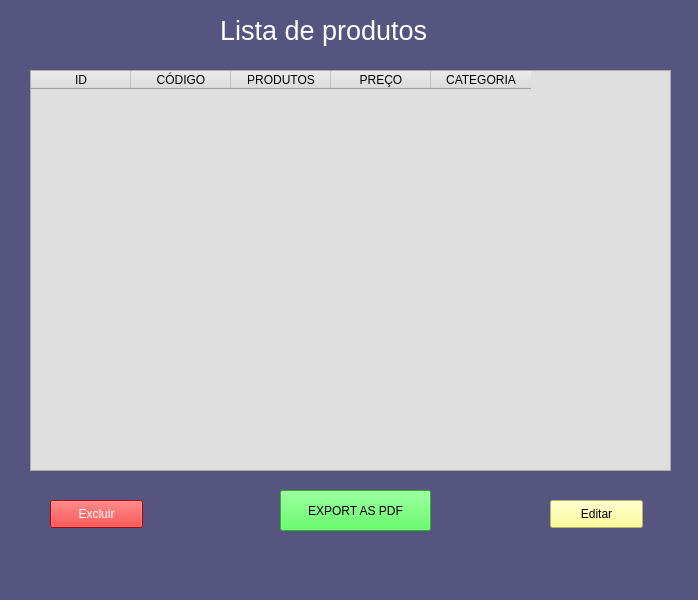
<?xml version="1.0" encoding="UTF-8"?>
<ui version="4.0">
 <class>MainWindow</class>
 <widget class="QMainWindow" name="MainWindow">
  <property name="geometry">
   <rect>
    <x>0</x>
    <y>0</y>
    <width>698</width>
    <height>600</height>
   </rect>
  </property>
  <property name="windowTitle">
   <string>MainWindow</string>
  </property>
  <property name="styleSheet">
   <string notr="true">background-color: rgb(85, 85, 127);
color: rgb(255, 255, 255);</string>
  </property>
  <widget class="QWidget" name="centralwidget">
   <widget class="QLabel" name="label">
    <property name="geometry">
     <rect>
      <x>220</x>
      <y>10</y>
      <width>261</width>
      <height>41</height>
     </rect>
    </property>
    <property name="font">
     <font>
      <pointsize>20</pointsize>
     </font>
    </property>
    <property name="text">
     <string>Lista de produtos</string>
    </property>
   </widget>
   <widget class="QTableWidget" name="tableWidget">
    <property name="geometry">
     <rect>
      <x>30</x>
      <y>70</y>
      <width>641</width>
      <height>401</height>
     </rect>
    </property>
    <property name="styleSheet">
     <string notr="true">color: rgb(0, 0, 0);
background-color: rgb(223, 223, 223);</string>
    </property>
    <column>
     <property name="text">
      <string>ID</string>
     </property>
    </column>
    <column>
     <property name="text">
      <string>CÓDIGO</string>
     </property>
    </column>
    <column>
     <property name="text">
      <string>PRODUTOS</string>
     </property>
    </column>
    <column>
     <property name="text">
      <string>PREÇO</string>
     </property>
    </column>
    <column>
     <property name="text">
      <string>CATEGORIA</string>
     </property>
    </column>
   </widget>
   <widget class="QPushButton" name="pushButton">
    <property name="geometry">
     <rect>
      <x>280</x>
      <y>490</y>
      <width>151</width>
      <height>41</height>
     </rect>
    </property>
    <property name="styleSheet">
     <string notr="true">background-color: rgb(51, 255, 58);
color: rgb(0, 0, 0);</string>
    </property>
    <property name="text">
     <string>EXPORT AS PDF</string>
    </property>
   </widget>
   <widget class="QPushButton" name="pushButton_2">
    <property name="geometry">
     <rect>
      <x>50</x>
      <y>500</y>
      <width>93</width>
      <height>28</height>
     </rect>
    </property>
    <property name="styleSheet">
     <string notr="true">background-color: rgb(255, 0, 0);</string>
    </property>
    <property name="text">
     <string>Excluir</string>
    </property>
   </widget>
   <widget class="QPushButton" name="pushButton_3">
    <property name="geometry">
     <rect>
      <x>550</x>
      <y>500</y>
      <width>93</width>
      <height>28</height>
     </rect>
    </property>
    <property name="styleSheet">
     <string notr="true">background-color: rgb(255, 255, 127);
color: rgb(0, 0, 0);</string>
    </property>
    <property name="text">
     <string>Editar</string>
    </property>
   </widget>
  </widget>
  <widget class="QMenuBar" name="menubar">
   <property name="geometry">
    <rect>
     <x>0</x>
     <y>0</y>
     <width>698</width>
     <height>26</height>
    </rect>
   </property>
  </widget>
  <widget class="QStatusBar" name="statusbar"/>
 </widget>
 <resources/>
 <connections/>
</ui>
